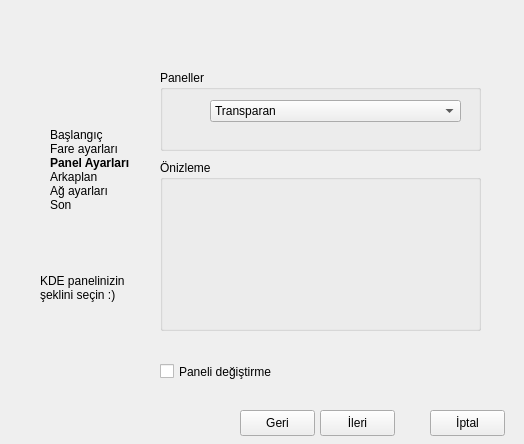
<ui version="4.0" >
 <class>KickerWindow</class>
 <widget class="QMainWindow" name="KickerWindow" >
  <property name="geometry" >
   <rect>
    <x>0</x>
    <y>0</y>
    <width>524</width>
    <height>444</height>
   </rect>
  </property>
  <property name="minimumSize" >
   <size>
    <width>524</width>
    <height>444</height>
   </size>
  </property>
  <property name="maximumSize" >
   <size>
    <width>524</width>
    <height>444</height>
   </size>
  </property>
  <property name="windowTitle" >
   <string>Panel Seçenekleri - Anatolya Bey</string>
  </property>
  <property name="windowIcon" >
   <iconset resource="../../icons/startericons.qrc" >:/icon/icon.png</iconset>
  </property>
  <property name="styleSheet" >
   <string>QMainWindow {background-image: url(:/beyimage/beyimage.png);}</string>
  </property>
  <widget class="QWidget" name="centralwidget" >
   <widget class="QGroupBox" name="kickersGroup" >
    <property name="geometry" >
     <rect>
      <x>160</x>
      <y>70</y>
      <width>321</width>
      <height>81</height>
     </rect>
    </property>
    <property name="title" >
     <string>Paneller</string>
    </property>
    <widget class="QComboBox" name="listKickers" >
     <property name="geometry" >
      <rect>
       <x>50</x>
       <y>30</y>
       <width>251</width>
       <height>22</height>
      </rect>
     </property>
     <item>
      <property name="text" >
       <string>Transparan</string>
      </property>
     </item>
     <item>
      <property name="text" >
       <string>ModernTransparan</string>
      </property>
     </item>
     <item>
      <property name="text" >
       <string>Klasik</string>
      </property>
     </item>
     <item>
      <property name="text" >
       <string>Modern</string>
      </property>
     </item>
    </widget>
   </widget>
   <widget class="QGroupBox" name="viewGroup" >
    <property name="geometry" >
     <rect>
      <x>160</x>
      <y>160</y>
      <width>321</width>
      <height>171</height>
     </rect>
    </property>
    <property name="title" >
     <string>Önizleme</string>
    </property>
    <widget class="QLabel" name="viewPicture" >
     <property name="geometry" >
      <rect>
       <x>50</x>
       <y>40</y>
       <width>241</width>
       <height>91</height>
      </rect>
     </property>
     <property name="text" >
      <string/>
     </property>
    </widget>
   </widget>
   <widget class="QPushButton" name="cancelButton" >
    <property name="geometry" >
     <rect>
      <x>430</x>
      <y>410</y>
      <width>75</width>
      <height>26</height>
     </rect>
    </property>
    <property name="text" >
     <string>İptal</string>
    </property>
    <property name="icon" >
     <iconset resource="../../icons/startericons.qrc" >:/exit-button/application-exit.png</iconset>
    </property>
   </widget>
   <widget class="QPushButton" name="nextButton" >
    <property name="geometry" >
     <rect>
      <x>320</x>
      <y>410</y>
      <width>75</width>
      <height>26</height>
     </rect>
    </property>
    <property name="text" >
     <string>İleri</string>
    </property>
    <property name="icon" >
     <iconset resource="../../icons/startericons.qrc" >:/go-next/go-next.png</iconset>
    </property>
   </widget>
   <widget class="QPushButton" name="backButton" >
    <property name="enabled" >
     <bool>true</bool>
    </property>
    <property name="geometry" >
     <rect>
      <x>240</x>
      <y>410</y>
      <width>75</width>
      <height>26</height>
     </rect>
    </property>
    <property name="text" >
     <string>Geri</string>
    </property>
    <property name="icon" >
     <iconset resource="../../icons/startericons.qrc" >:/go-previous/go-previous.png</iconset>
    </property>
   </widget>
   <widget class="QLabel" name="basementsLabel" >
    <property name="geometry" >
     <rect>
      <x>50</x>
      <y>110</y>
      <width>81</width>
      <height>121</height>
     </rect>
    </property>
    <property name="text" >
     <string>&lt;html>&lt;head>&lt;meta name="qrichtext" content="1" />&lt;style type="text/css">
p, li { white-space: pre-wrap; }
&lt;/style>&lt;/head>&lt;body style=" font-family:'Sans Serif'; font-size:9pt; font-weight:400; font-style:normal;">
&lt;p style=" margin-top:0px; margin-bottom:0px; margin-left:0px; margin-right:0px; -qt-block-indent:0; text-indent:0px;">Başlangıç&lt;/p>
&lt;p style=" margin-top:0px; margin-bottom:0px; margin-left:0px; margin-right:0px; -qt-block-indent:0; text-indent:0px;">Fare ayarları&lt;/p>
&lt;p style=" margin-top:0px; margin-bottom:0px; margin-left:0px; margin-right:0px; -qt-block-indent:0; text-indent:0px;">&lt;span style=" font-weight:600;">Panel Ayarları&lt;/span>&lt;/p>
&lt;p style=" margin-top:0px; margin-bottom:0px; margin-left:0px; margin-right:0px; -qt-block-indent:0; text-indent:0px;">Arkaplan&lt;/p>
&lt;p style=" margin-top:0px; margin-bottom:0px; margin-left:0px; margin-right:0px; -qt-block-indent:0; text-indent:0px;">Ağ ayarları&lt;/p>
&lt;p style=" margin-top:0px; margin-bottom:0px; margin-left:0px; margin-right:0px; -qt-block-indent:0; text-indent:0px; font-weight:600;">&lt;span style=" font-weight:400;">Son&lt;/span>&lt;/p>&lt;/body>&lt;/html></string>
    </property>
   </widget>
   <widget class="QCheckBox" name="isConfig" >
    <property name="geometry" >
     <rect>
      <x>160</x>
      <y>360</y>
      <width>151</width>
      <height>23</height>
     </rect>
    </property>
    <property name="text" >
     <string>Paneli değiştirme</string>
    </property>
   </widget>
   <widget class="QLabel" name="label" >
    <property name="geometry" >
     <rect>
      <x>0</x>
      <y>290</y>
      <width>161</width>
      <height>161</height>
     </rect>
    </property>
    <property name="text" >
     <string/>
    </property>
    <property name="pixmap" >
     <pixmap resource="../../icons/startericons.qrc" >:/icon/penguen.png</pixmap>
    </property>
   </widget>
   <widget class="QLabel" name="label_2" >
    <property name="geometry" >
     <rect>
      <x>40</x>
      <y>270</y>
      <width>111</width>
      <height>36</height>
     </rect>
    </property>
    <property name="text" >
     <string>KDE panelinizin
şeklini seçin :)</string>
    </property>
   </widget>
  </widget>
 </widget>
 <resources>
  <include location="../../icons/startericons.qrc" />
 </resources>
 <connections/>
</ui>
